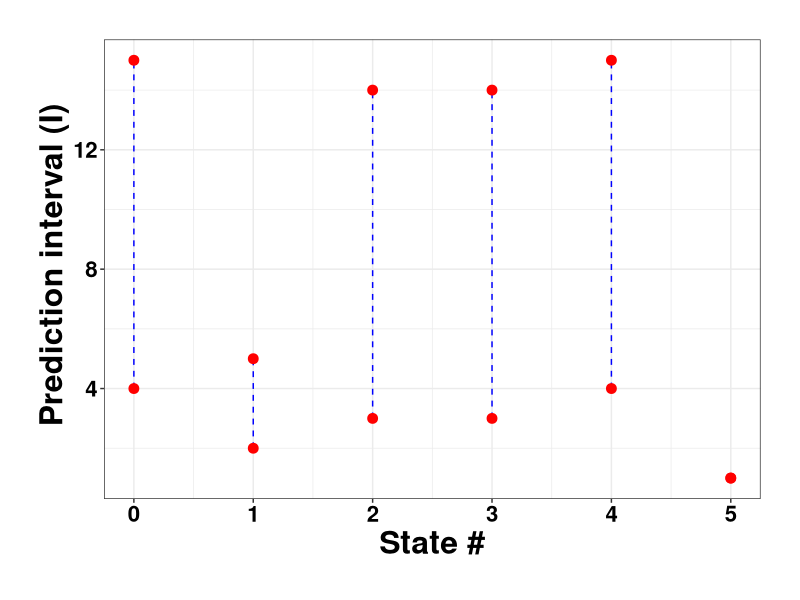

R code for this plot:
df <- data.frame(id=c(0,1,2,3,4,5), min=c(4,2,3,3,4,1), max=c(15,5,14,14,15,1))
library(ggplot2)
ggplot(df, aes(x=id))+
  geom_linerange(aes(ymin=min,ymax=max),linetype=2,color="blue")+
  geom_point(aes(y=min),size=3,color="red")+
  geom_point(aes(y=max),size=3,color="red")+
  theme_bw()+
  theme(plot.margin = unit(c(1, 1, 1, 1), "cm"),axis.text=element_text(size=16,color = "black",face = "bold"),axis.title = element_text(size=23,color = "black",face = "bold"))+xlab("State #")+ylab(" Prediction interval (I)")

